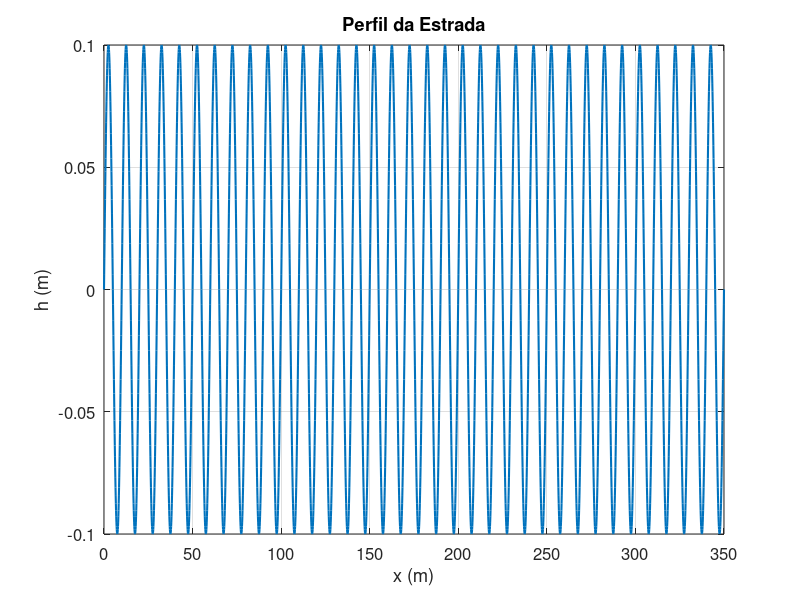
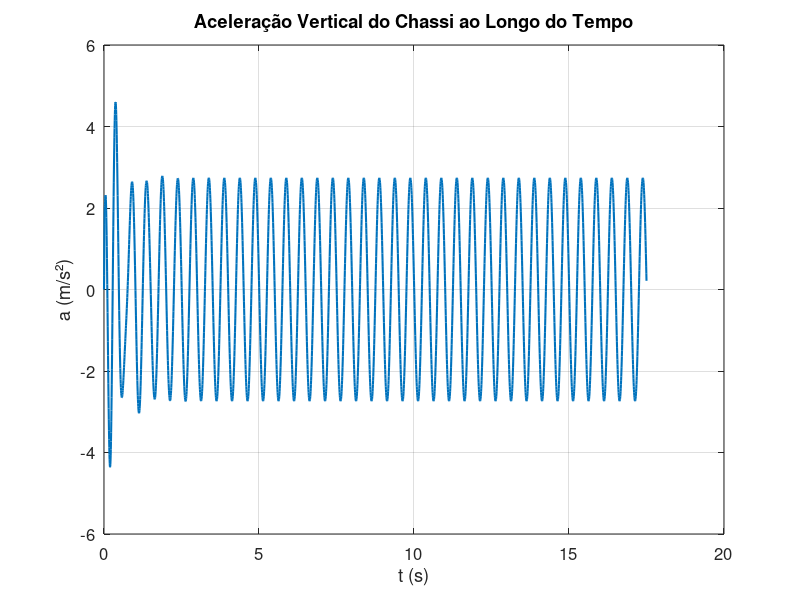
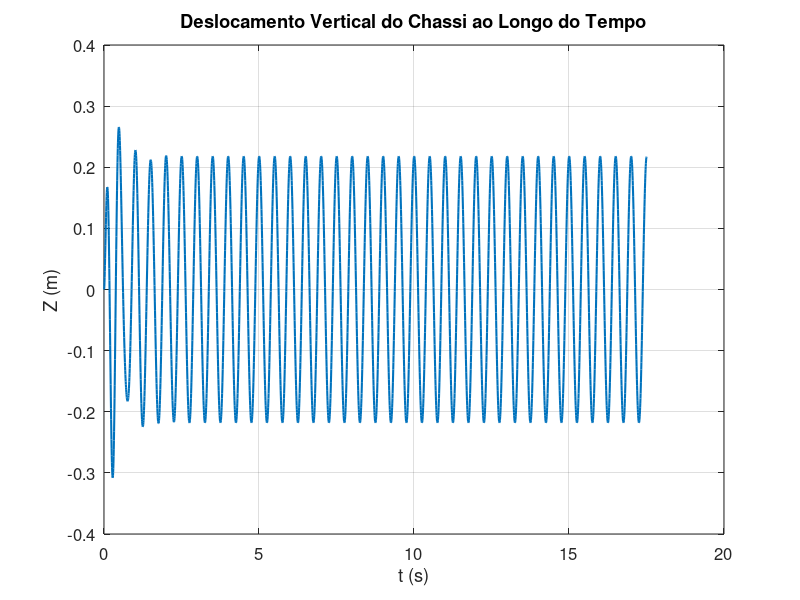
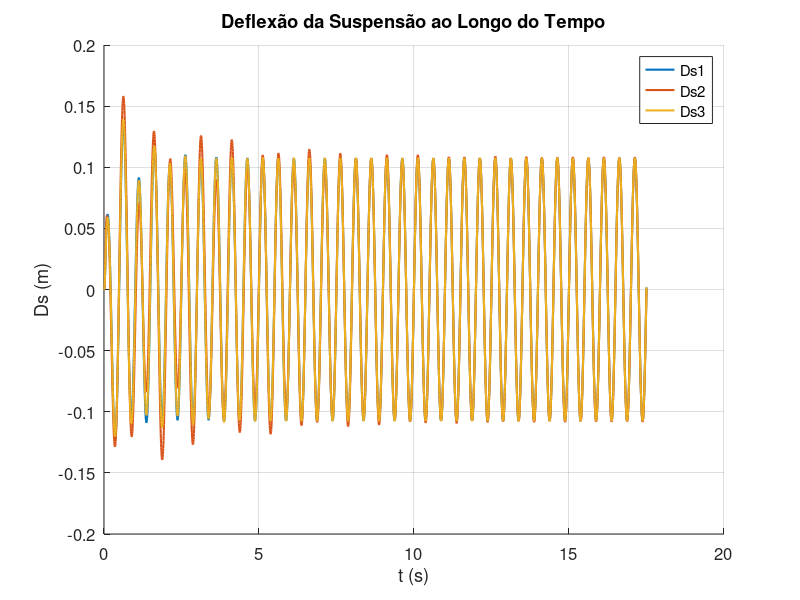

These charts were generated, in order, by the following MATLAB code: (Note: this script raises an error after producing the figures.)

 %===========================INSTITUTO MILITAR DE ENGENHARIA RJ===============================================
 %Autora: Andreza Barroco de Jesus
%Modelo computacional da VBTP GUARANI trafegando por obstáculo do tipo
%onda senoidal
%Realiza análise da dinâmica vertical e do conforto.
%Análise através de índices de conforto como aceleração RMS e VDV.
%Otimização por Enxame de Partículas PSO para os parâmetros de rigidez e
%amortecimento da suspensão do tipo MacPherson.
 %==========================================================================

close all;clear all;clc
disp(['Modelo computacional da VBTP GUARANI atravessando obstáculo tipo onda senoidal, ' ...
    'realizando otimização através do algoritmo de PSO'])

%% 1
%% ------------------MODELO DE PERFIL DO OBSTÁCULO----------------------
L = 350; % Comprimento total da estrada em metros
Bd = 0.1; % Passo de discretização em metros
% Intervalo de percurso observado (m)
x = 0:Bd:L; 
% Velocidade de percurso (m/s)
 v=20;
 % Tempo de percurso observado (s)
 t=x/v;
%% ------------------ DEFINIÇÃO DO PERFIL DO QUEBRA-MOLAS ----------------------
% Parâmetros do perfil senoidal
frequencia = 0.1; % Frequência da onda senoidal em ciclos por metro
amplitude = 0.1; % Amplitude da onda senoidal em metros (altura máxima)

% Geração do perfil senoidal da estrada
h = amplitude * sin(2 * pi * frequencia * x);

%% ------------------- CÁLCULO DA VELOCIDADE E ACELERAÇÃO DA ESTRADA -------------------
v_estrada = gradient(h, Bd); % Velocidade da estrada (m/s)
a_estrada = gradient(v_estrada, Bd); % Aceleração da estrada (m/s²)

%% ----------------- DADOS DO MODELO DO VEÍCULO ----------------------
ms = 14247.92 / 2; % Massa suspensa (kg)
mp = 415; % Massa não suspensa (kg)
kp = 1250000; % Rigidez do pneu (N/m)

% Parâmetros de otimização
k1 = 395000; % Rigidez suspensão dianteira
k2 = 550000; % Rigidez suspensão intermediária
k3 = 458000; % Rigidez suspensão traseira

br = 27692.4; % Coeficiente de amortecimento Rebound
bB = 10000; % Rigidez amortecimento Bump

a1 = 1.7746; % eixo dianteiro
a2 = 0.0746; % eixo intermediário 
a3 = 1.9254; % eixo traseiro

Iyy = 52729.5; %Inércia eixo y

% ------------- Resultado das respostas dinâmicas (Saídas) -----------------
                % Montar a matriz de estado
        A1 = [0 1 0 0; -(kp + k1) / mp -br / mp k1 / mp br / mp; 0 0 0 1; k1 / ms br / ms -k1 / ms -br / ms];
        A2 = [0 1 0 0; -(kp + k2) / mp -bB / mp k2 / mp bB / mp; 0 0 0 1; k2 / ms bB / ms -k2 / ms -bB / ms];
        A3 = [0 1 0 0; -(kp + k3) / mp -br / mp k3 / mp br / mp; 0 0 0 1; k3 / ms br / ms -k3 / ms -br / ms];
        A = A1 + A2 + A3;

        C1 = [k1 / ms br / ms -k1 / ms -br / ms; 1 0 -1 0; -kp 0 0 0];
        C2 = [k2 / ms bB / ms -k2 / ms -bB / ms; 1 0 -1 0; -kp 0 0 0];
        C3 = [k3 / ms br / ms -k3 / ms -br / ms; 1 0 -1 0; -kp 0 0 0];
        C = C1 + C2 + C3;

        B = [0; kp / mp; 0; 0];
        D = [0; 0; kp];

        %% ---------- Cálculo da solução com a Entrada Perfil de Estrada ------------
        sys1 = ss(A1, B, C1, D);
        y1 = lsim(sys1, h, t);
        sys2 = ss(A2, B, C2, D);
        y2 = lsim(sys2, h, t);
        sys3 = ss(A3, B, C3, D);
        y3 = lsim(sys3, h, t);

        sys = ss(A, B, C, D);
        y = lsim(sys, h, t);

        %% ------------- Resultado das respostas dinâmicas (Saídas) -----------------
        % Aceleração vertical do chassi (m/s)
        As = y(:, 1);
        aceleracao_rms = sqrt(mean(As.^2)); % Aceleração RMS
        a_rms_before = aceleracao_rms;
        %% ------------- Resultado das respostas dinâmicas (Saídas) -----------------
        % Deflexão da suspensão (m)
        Ds1 = y1(:, 2);
        Ds2 = y2(:, 2);
        Ds3 = y3(:, 2);
        
        % Força dinâmica da roda (N)
        F1 = y1(:, 3);
        F2 = y2(:, 3);
        F3 = y3(:, 3);


        disp ('Ds1,Ds2,Ds3')
        disp (max(Ds1))
        disp (max(Ds2))
        disp (max(Ds3))
        disp ('F1,F2,F3')
        disp (max(F1))
        disp (max(F2))
        disp (max(F3))
        disp('Aceleração')
        disp(max(As))

%% Gráficos de Força Dinâmica da Roda
figure(11) 
hold on;
plot(t, F1, 'DisplayName', 'F1', 'LineWidth', 1.5);
plot(t, F2, 'DisplayName', 'F2', 'LineWidth', 1.5);
plot(t, F3, 'DisplayName', 'F3', 'LineWidth', 1.5);
title('Força Dinâmica das Rodas ao Longo do Tempo');
xlabel('t (s)');
ylabel('F(N)');
legend('show');
grid on;

%% ------------------- GERAÇÃO DE GRÁFICOS -------------------------
%% Gráfico 3: Deslocamento Vertical do Chassi ao Longo do Tempo
Z_chassi = cumtrapz(t, As);  
figure(3)
plot(t, Z_chassi, 'LineWidth', 1.5);
title('Deslocamento Vertical do Chassi ao Longo do Tempo', 'FontSize', 14);
xlabel('t (s)', 'FontSize', 12);
ylabel('Z (m)', 'FontSize', 12);
grid on;
set(gca, 'FontSize', 12); % Aumenta o tamanho da fonte dos eixos

disp('Bounce')
disp(max(Z_chassi))
%% Gráfico 1: Perfil da Estrada
figure(1) 
plot(x, h, 'LineWidth', 1.5);
title('Perfil da Estrada','FontSize', 14);
xlabel('x (m)','FontSize', 12);
ylabel('h (m)','FontSize', 12);
grid on;
set(gca, 'FontSize', 12); % Aumenta o tamanho da fonte dos eixos

%% Gráfico 2: Aceleração do Chassi
figure(2) 
plot(t, As, 'LineWidth', 1.5);
title('Aceleração Vertical do Chassi ao Longo do Tempo','FontSize', 14);
xlabel('t (s)','FontSize', 12);
ylabel('a (m/s²)','FontSize', 12);
grid on;
set(gca, 'FontSize', 12); % Aumenta o tamanho da fonte dos eixos


%% Gráficos de Deflexão da Suspensão
figure(4) 
hold on;
plot(t, Ds1, 'DisplayName', 'Ds1', 'LineWidth', 1.5);
plot(t, Ds2, 'DisplayName', 'Ds2', 'LineWidth', 1.5);
plot(t, Ds3, 'DisplayName', 'Ds3', 'LineWidth', 1.5);
title('Deflexão da Suspensão ao Longo do Tempo','FontSize', 14);
xlabel('t (s)');
ylabel('Ds (m)');
legend('show');
grid on;
set(gca, 'FontSize', 12); % Aumenta o tamanho da fonte dos eixos

%% Gráfico do perfil da estrada
figure(7)
subplot(2,1,1);
plot(x, h);
title('Perfil da Estrada','FontSize', 14);
xlabel('x (m)','FontSize', 12);
ylabel('h (m)','FontSize', 12);
grid on;


%% Gráfico da aceleração da estrada
subplot(2,1,2);
plot(x, a_estrada);
title('Aceleração da Estrada','FontSize', 14);
xlabel('x (m)','FontSize', 12);
ylabel('a (m/s²)','FontSize', 12);
grid on;
% Ajuste do layout
sgtitle('Análise do Perfil e Aceleração da Estrada'); % Título geral
set(gca, 'FontSize', 12); % Aumenta o tamanho da fonte dos eixos

%% Pitch
% Calculando o momento de pitch com base nas forças nas suspensões
M_pitch = F1 * a1 + F2 * a2 + F3 * a3;  % Momentos devido às forças nas suspensões

% Calculando o ângulo de pitch em radianos
pitch_angle = M_pitch / Iyy;

% Plotar o ângulo de pitch
figure(123)
plot(t, pitch_angle);
xlabel('t (s)');
ylabel('θ (rad)','FontSize', 14);
title('Movimento de Pitch');
grid on;
set(gca, 'FontSize', 12); % Aumenta o tamanho da fonte dos eixos


%% Frequência
% Perfil do obstáculo
N = length(h); % Número de pontos no perfil da estrada
dx = L / N; % Intervalo entre os pontos 

% Aplicar a Transformada de Fourier ao perfil da estrada
H = fft(h); % FFT do perfil da estrada

% Frequências associadas ao perfil da estrada
frequencias = (0:N-1) / (N * dx); % Frequências espaciais

% Magnitude da Transformada de Fourier 
magnitudes = abs(H);

% Plotar a magnitude da transformada de Fourier
figure;
plot(frequencias, magnitudes);
title('Análise de Frequência do Perfil da Estrada');
xlabel('Frequência (ciclos por metro)');
ylabel('Magnitude');

% Frequência máxima no perfil da estrada (em ciclos por metro)
f_max_estrada = max(frequencias);

% Converter para Hz
f_max_estrada_Hz = (f_max_estrada * v) / L;

disp(['Frequência máxima de excitação (Hz): ', num2str(f_max_estrada_Hz)]);

% Frequência natural para cada suspensão
f1 = (1/(2*pi)) * sqrt(k1/ms); % Frequência da suspensão dianteira (Hz)
f2 = (1/(2*pi)) * sqrt(k2/ms); % Frequência da suspensão intermediária (Hz)
f3 = (1/(2*pi)) * sqrt(k3/ms); % Frequência da suspensão traseira (Hz)

disp(['Frequência natural da suspensão dianteira (Hz): ', num2str(f1)]);
disp(['Frequência natural da suspensão intermediária (Hz): ', num2str(f2)]);
disp(['Frequência natural da suspensão traseira (Hz): ', num2str(f3)]);

%% Parâmetros do assento
m_assento = 35; % Massa do assento (kg)
k_assento = 15000; % Rigidez do assento (N/m)
b_assento = 10000 ; % Amortecimento do assento (N.s/m)

% Parâmetros dos Segmentos
M_1 = 4.17;   % Massa da Cabeça e o Pescoço (kg)
M_2 = 15;     % Massa do Torso Superior (kg)
M_3 = 5.5;    % Massa do Torso Inferior (kg)
M_4 = 36;     % Massa das Coxas e Pélvis (kg)

B_1 = 310;    % Amortecimento do Pescoço (N.s/m)
B_2 = 909.1 + 200;  % Amortecimento do Torso Superior (N.s/m)
B_3 = 330;    % Amortecimento do Torso Inferior (N.s/m)
B_4 = 2475;   % Amortecimento das Coxas e Pélvis (N.s/m)

K_1 = 16699;  % Rigidez do Pescoço (N/m)
K_2 = 10000;  % Rigidez do Torso Superior (N/m)
K_3 = 20000;  % Rigidez do Torso Inferior (N/m)
K_4 = 49340;  % Rigidez das Coxas e Pélvis (N/m)

%% Matriz de estado para o sistema massa-mola-amortecedor (assento)
A_assento = [0 1; -k_assento/m_assento -b_assento/m_assento];
B_assento = [0; 1];
C_assento = [1 0]; % Saída: deslocamento do assento
D_assento = 0;
a_chassi = As;
% Criar sistema de espaço de estados
sys_assento = ss(A_assento, B_assento, C_assento, D_assento);


% Resolver a resposta dinâmica do assento usando a aceleração do chassi como entrada
Z_assento = lsim(sys_assento, m_assento * a_chassi, t);
t_span=t';

% Matrizes de Estado para Cada Segmento
A_1 = [0, 1; -K_1/M_1, -B_1/M_1];  % Matriz para a cabeça
A_2 = [0, 1; -K_2/M_2, -B_2/M_2];  % Matriz para o torso superior
A_3 = [0, 1; -K_3/M_3, -B_3/M_3];  % Matriz para o torso inferior
A_4 = [0, 1; -K_4/M_4, -B_4/M_4];  % Matriz para as coxas/pélvis

B_f_1 = [0; 1/M_1];  % Força aplicada no segmento 1 (cabeça)
B_f_2 = [0; 1/M_2];  % Força aplicada no segmento 2 (torso superior)
B_f_3 = [0; 1/M_3];  % Força aplicada no segmento 3 (torso inferior)
B_f_4 = [0; 1/M_4];  % Força aplicada no segmento 4 (coxa/pélvis)

% Definindo a matriz
C = [1, 0]; 
D = 0;      

% Sistema de Estado para Cada Segmento (utilizando o comando ss)
sys_1 = ss(A_1, B_f_1, C, D);  % Sistema para o segmento 1 (cabeça)
sys_2 = ss(A_2, B_f_2, C, D);  % Sistema para o segmento 2 (torso superior)
sys_3 = ss(A_3, B_f_3, C, D);  % Sistema para o segmento 3 (torso inferior)
sys_4 = ss(A_4, B_f_4, C, D);  % Sistema para o segmento 4 (coxa/pélvis)
x1 = lsim(sys_1, Z_assento, t_span);  % Resposta para o segmento 1 (cabeça)
x2 = lsim(sys_2, Z_assento, t_span);  % Resposta para o segmento 2 (torso superior)
x3 = lsim(sys_3, Z_assento, t_span);  % Resposta para o segmento 3 (torso inferior)
x4 = lsim(sys_4, Z_assento, t_span);  % Resposta para o segmento 4  (coxa/pélvis)

% Extrair a deflexão e a aceleração 
deflexao1 = x1(:, 1);  % Deflexão da cabeça
deflexao2 = x2(:, 1);  % Deflexão do torso superior
deflexao3 = x3(:, 1);  % Deflexão do torso inferior
deflexao4 = x4(:, 1);  % Deflexão das coxas/pélvis

figure
plot(t, deflexao1, t, deflexao2, t, deflexao3, t, deflexao4);
title('Deflexão dos Segmentos do Corpo');
legend('Cabeça', 'Torso Superior', 'Torso Inferior', 'Coxas/Pélvis');
grid on
xlabel('t (s)');
ylabel('D (m)');

%% Encontrar o máximo deslocamento de cada parte
max_deslocamento_cabeca = max(deflexao1);
max_deslocamento_torso_superior = max(deflexao2);
max_deslocamento_torso_inferior = max(deflexao3);
max_deslocamento_pernas = max(deflexao4);

% Exibir os máximos deslocamentos
disp(['Máximo Deslocamento da Cabeça: ', num2str(max_deslocamento_cabeca), ' m']);
disp(['Máximo Deslocamento do Torso Superior: ', num2str(max_deslocamento_torso_superior), ' m']);
disp(['Máximo Deslocamento do Torso Inferior: ', num2str(max_deslocamento_torso_inferior), ' m']);
disp(['Máximo Deslocamento das Pernas: ', num2str(max_deslocamento_pernas), ' m']);

%% PSO PARAMETERS
n_particles = 30; % Número de partículas
n_iterations = 100; % Número de iterações
max_iter = n_iterations;
lower_bound = [200000, 200000, 200000, 10000, 10000]; % Limites inferiores
upper_bound = [800000, 800000, 800000, 50000, 50000]; % Limites superiores
dim = length(lower_bound); % Dimensões do espaço de busca (k1, k2, k3, br, bB)

%% Antes da otimização
% Inicialização das partículas
positions = lower_bound + (upper_bound - lower_bound) .* rand(n_particles, dim);
velocities = zeros(n_particles, dim);
personal_best_positions = positions;
personal_best_scores = inf(n_particles, 1);
global_best_score = inf;
global_best_position = zeros(1, dim);

% Parâmetros definidos
w1 = 0.5;  
w2 = 0.5;  
C1 = 2; % 1 a 2
C2 = 2;

%% Loop de iterações do PSO
for iter = 1:n_iterations
    % Cálculo do Fitness Final para cada partícula
    for i = 1:n_particles
max_distance = norm([500000, 500000, 500000, 25000, 25000] - upper_bound);

% Cálculo do fitness inicial
fitness_final_a = sum((positions(i, :) - [500000, 500000, 500000, 25000, 25000]).^2) / max_distance;
fitness_final = w1*fitness_final_a+w2*a_rms_before;

        % Avaliação da função de fitness da partícula
        if fitness_final < personal_best_scores(i)
            personal_best_scores(i) = fitness_final;
            personal_best_positions(i, :) = positions(i, :);
        end

        if fitness_final < global_best_score
            global_best_score = fitness_final;
            global_best_position = positions(i, :);
        end
    end

    % Atualização das velocidades e posições
    for i = 1:n_particles
        r1 = rand(1, dim);
        r2 = rand(1, dim);
        velocities(i, :) = 0.5 * velocities(i, :) + ...
            C1 * r1 .* (personal_best_positions(i, :) - positions(i, :)) + ...
            C2 * r2 .* (global_best_position - positions(i, :));
        positions(i, :) = positions(i, :) + velocities(i, :);

        % Verificação dos limites
        positions(i, :) = max(min(positions(i, :), upper_bound), lower_bound);
    end

    %% Definindo as matrizes K1, K2 e Z
    k1_range = unique(positions(:, 1)); 
    k2_range = unique(positions(:, 2)); 
    [K1, K2] = meshgrid(k1_range, k2_range); 
    Z = griddata(positions(:, 1), positions(:, 2), positions(:, 3), K1, K2); 

    % Gráfico de Superfície
    figure(81);
    surf(K1, K2, Z); 
    title('Superfície das Posições das Partículas', 'FontSize', 14);
    xlabel('k1', 'FontSize', 12); ylabel('k2', 'FontSize', 12); zlabel('k3', 'FontSize', 12);
    shading interp; 
    colorbar; 
    drawnow;
end

% Exibição dos resultados antes da otimização
disp('Comparativo dos resultados antes da otimização:');
disp(['Melhor score antes: ', num2str(global_best_score)]);
disp(['Melhor posição antes: ', num2str(global_best_position)]);
disp(['Aceleração RMS antes: ', num2str(a_rms_before)]);

% Valores otimizados da suspensão
k1_opt = global_best_position(1);
k2_opt = global_best_position(2);
k3_opt = global_best_position(3);
br_opt = global_best_position(4);
bB_opt = global_best_position(5);

A1_opt = [0 1 0 0; -(kp+k1_opt)/mp -br_opt/mp k1_opt/mp br_opt/mp; 0 0 0 1; k1_opt/ms br_opt/ms -k1_opt/ms -br_opt/ms];
A2_opt = [0 1 0 0; -(kp+k2_opt)/mp -bB_opt/mp k2_opt/mp bB_opt/mp; 0 0 0 1; k2_opt/ms bB_opt/ms -k2_opt/ms -bB_opt/ms];
A3_opt = [0 1 0 0; -(kp+k3_opt)/mp -br_opt/mp k3_opt/mp br_opt/mp; 0 0 0 1; k3_opt/ms br_opt/ms -k3_opt/ms -br_opt/ms];
A_opt = A1_opt + A2_opt + A3_opt;

sys_opt = ss(A_opt, [0; kp/mp; 0; 0], [k1_opt/ms br_opt/ms -k1_opt/ms -br_opt/ms], 0);
y_opt = lsim(sys_opt, h, t);

As_opt = y_opt(:, 1); % Aceleração vertical após otimização
a_rms_after = rms(As_opt); % Cálculo da aceleração RMS após otimização

        disp('Aceleração Otimizada')
        disp(max(As_opt))

% Frequência natural para cada suspensão
f1_opt = (1/(2*pi)) * sqrt(k1_opt/ms); % Frequência da suspensão dianteira (Hz)
f2_opt = (1/(2*pi)) * sqrt(k2_opt/ms); % Frequência da suspensão intermediária (Hz)
f3_opt = (1/(2*pi)) * sqrt(k3_opt/ms); % Frequência da suspensão traseira (Hz)

disp(['Frequência natural da suspensão dianteira (Hz): ', num2str(f1_opt)]);
disp(['Frequência natural da suspensão intermediária (Hz): ', num2str(f2_opt)]);
disp(['Frequência natural da suspensão traseira (Hz): ', num2str(f3_opt)]);

% Parâmetros definidos
w1 = 0.5;  
w2 = 0.5;  
C1 = 2; % 1 a 2
C2 = 2;  

% Fitness Final 
fitness_final_opt = w1 * fitness_final + w2 * a_rms_after;   

% Inicialização das partículas
positions_opt = lower_bound + (upper_bound - lower_bound) .* rand(n_particles, dim);
velocities_opt = zeros(n_particles, dim);
personal_best_positions_opt = positions;
personal_best_scores_opt = inf(n_particles, 1);
global_best_score_opt = inf;
global_best_position_opt = zeros(1, dim);

for i = 1:n_particles
    % Avaliação da função de fitness da partícula
    if fitness_final_opt < personal_best_scores_opt(i)
        personal_best_scores_opt(i) = fitness_final_opt;
        personal_best_positions_opt(i, :) = positions_opt(i, :);
    end

    if fitness_final_opt < global_best_score_opt
        global_best_score_opt = fitness_final_opt;
        global_best_position_opt = positions_opt(i, :);
    end
end

% Atualização das velocidades e posições
for i = 1:n_particles
    r1 = rand(1, dim);
    r2 = rand(1, dim);
    velocities_opt(i, :) = 0.5 * velocities_opt(i, :) + ...
        C1 * r1 .* (personal_best_positions_opt(i, :) - positions_opt(i, :)) + ...
        C2 * r2 .* (global_best_position_opt - positions_opt(i, :));
    positions_opt(i, :) = positions_opt(i, :) + velocities_opt(i, :);

    % Verificação dos limites
    positions_opt(i, :) = max(min(positions_opt(i, :), upper_bound), lower_bound);

    %% Visualização das partículas ao longo do tempo
    if mod(i, 10) == 0 
        % Definindo os limites para o gráfico
        k1_range_opt = unique(positions_opt(:, 1)); 
        k2_range_opt = unique(positions_opt(:, 2));
        [K1_opt, K2_opt] = meshgrid(k1_range_opt, k2_range_opt); 
        Z_opt = griddata(positions_opt(:, 1), positions_opt(:, 2), positions_opt(:, 3), K1_opt, K2_opt); 

        % Gráfico de Superfície (surf)
        figure(89);
        surf(K1_opt, K2_opt, Z_opt); % Plota a superfície
        title('Superfície das Posições das Partículas Após Otimização','FontSize', 14);
        xlabel('k1','FontSize', 12); ylabel('k2','FontSize', 12); zlabel('k3','FontSize', 12);
        shading interp; 
        colorbar; 
    end
end

%% Exibição dos resultados após a otimização
disp('Comparativo dos resultados após a otimização:');
disp(['Melhor score após: ', num2str(global_best_score_opt)]);
disp(['Melhor posição após: ', num2str(global_best_position_opt)]);
disp(['Aceleração RMS após: ', num2str(a_rms_after)]);


%% Inicialização dos parâmetros
max_iter = n_iterations;
global_best_score_opt = inf; 
global_best_position = zeros(1, 5); 
convergence = zeros(max_iter, 1); 

% Inicializando as partículas e suas posições
positions = rand(n_particles, 5); 
velocities = zeros(n_particles, 5); 

% Função de fitness 
fitness_func = @(x) sum((x - [500000, 500000, 500000, 25000, 25000]).^2);

%% Iniciando o loop de iteração
for iter = 1:max_iter
    for i = 1:n_particles
        % Atualiza a posição e a velocidade das partículas 
        velocities(i, :) = 0.5 * velocities(i, :) + 1.5 * rand(1, 5) .* (positions(i, :) - global_best_position);
        positions(i, :) = positions(i, :) + velocities(i, :);
        
        % Limita as posições das partículas para dentro de limites específicos
        positions(i, :) = max(min(positions(i, :), [1000000, 1000000, 1000000, 50000, 50000]), [0, 0, 0, 0, 0]);
        
        % Calcula o fitness da partícula
        fitness_value = fitness_func(positions(i, :));
        
        % Atualiza o melhor score global e a melhor posição global se necessário
        if fitness_value < global_best_score_opt
            global_best_score_opt = fitness_value;
            global_best_position = positions(i, :); % Armazena a posição que obteve o melhor fitness
        end
    end
    
    % Armazena o melhor fitness global a cada iteração
    convergence(iter) = global_best_score_opt;
end

%% Plot da Convergência
figure;
plot(1:max_iter, convergence, 'LineWidth', 2);
title('Convergência do PSO');
xlabel('Iterações');
ylabel('Melhor Fitness Global');
grid on;

%% Visualização das Posições das Partículas
figure;
plot3(positions(:, 1), positions(:, 2), positions(:, 3), 'o');
title('Posições das Partículas');
xlabel('k1');
ylabel('k2');
zlabel('k3');
grid on;

%% Atualização dos gráficos de comparação
figure (15)
hold on;
plot( t, As, 'b','LineWidth', 1.5, 'DisplayName', 'Antes da Otimização');
plot( t, As_opt, 'r','LineWidth', 1.3, 'DisplayName', 'Após a Otimização');
title('Comparação da Aceleração Vertical Antes e Após Otimização', 'FontSize', 14);
xlabel('t (s)', 'FontSize', 12);
ylabel('a (m/s²)', 'FontSize', 12);
legend('show');
hold off;
grid on;
set(gca, 'FontSize', 12); % Aumenta o tamanho da fonte dos eixos

%% Matriz de estado para o sistema massa-mola-amortecedor (assento)
A_assento = [0 1; -k_assento/m_assento -b_assento/m_assento];
B_assento = [0; 1];
C_assento = [1 0]; % Saída: deslocamento do assento
D_assento = 0;
a_chassi_opt = As_opt;
% Criar sistema de espaço de estados
sys_assento = ss(A_assento, B_assento, C_assento, D_assento);

% Resolver a resposta dinâmica do assento usando a aceleração do chassi como entrada
Z_assento_opt = lsim(sys_assento, m_assento * a_chassi_opt, t);
t_span=t';

% Matrizes de Estado para Cada Segmento
A_1 = [0, 1; -K_1/M_1, -B_1/M_1];  % Matriz para a cabeça
A_2 = [0, 1; -K_2/M_2, -B_2/M_2];  % Matriz para o torso superior
A_3 = [0, 1; -K_3/M_3, -B_3/M_3];  % Matriz para o torso inferior
A_4 = [0, 1; -K_4/M_4, -B_4/M_4];  % Matriz para as coxas/pélvis

B_f_1 = [0; 1/M_1];  % Força aplicada no segmento 1 (cabeça)
B_f_2 = [0; 1/M_2];  % Força aplicada no segmento 2 (torso superior)
B_f_3 = [0; 1/M_3];  % Força aplicada no segmento 3 (torso inferior)
B_f_4 = [0; 1/M_4];  % Força aplicada no segmento 4 (coxa/pélvis)

% Definindo a matriz 
C = [1, 0];  
D = 0;       

% Sistema de Estado para Cada Segmento (utilizando o comando ss)
sys_1_opt = ss(A_1, B_f_1, C, D);  % Sistema para o segmento 1 (cabeça)
sys_2_opt = ss(A_2, B_f_2, C, D);  % Sistema para o segmento 2 (torso superior)
sys_3_opt = ss(A_3, B_f_3, C, D);  % Sistema para o segmento 3 (torso inferior)
sys_4_opt = ss(A_4, B_f_4, C, D);  % Sistema para o segmento 4 (coxa/pélvis)

x1_opt = lsim(sys_1_opt, Z_assento_opt, t_span);  % Resposta para o segmento 1 (cabeça)
x2_opt = lsim(sys_2_opt, Z_assento_opt, t_span);  % Resposta para o segmento 2 (torso superior)
x3_opt = lsim(sys_3_opt, Z_assento_opt, t_span);  % Resposta para o segmento 3 (torso inferior)
x4_opt = lsim(sys_4_opt, Z_assento_opt, t_span);  % Resposta para o segmento 4 (coxa/pélvis)

%% Extrair a deflexão e a aceleração 
deflexao1_opt = x1_opt(:, 1);  % Deflexão da cabeça
deflexao2_opt = x2_opt(:, 1);  % Deflexão do torso superior
deflexao3_opt = x3_opt(:, 1);  % Deflexão do torso inferior
deflexao4_opt = x4_opt(:, 1);  % Deflexão das coxas/pélvis

figure
plot(t, deflexao1_opt, t, deflexao2_opt, t, deflexao3_opt, t, deflexao4_opt);
title('Deflexão dos Segmentos do Corpo Otimizado');
legend('Cabeça', 'Torso Superior', 'Torso Inferior', 'Coxas/Pélvis');
grid on
xlabel('t (s)');
ylabel('D (m)');

%% Encontrar o máximo deslocamento de cada parte
max_deslocamento_cabeca_opt = max(deflexao1_opt);
max_deslocamento_torso_superior_opt = max(deflexao2_opt);
max_deslocamento_torso_inferior_opt = max(deflexao3_opt);
max_deslocamento_pernas_opt = max(deflexao4_opt);

% Exibir os máximos deslocamentos
disp(['Máximo Deslocamento da Cabeça Após Otimização: ', num2str(max_deslocamento_cabeca_opt), ' m']);
disp(['Máximo Deslocamento do Torso Superior Após Otimização: ', num2str(max_deslocamento_torso_superior_opt), ' m']);
disp(['Máximo Deslocamento do Torso Inferior Após Otimização: ', num2str(max_deslocamento_torso_inferior_opt), ' m']);
disp(['Máximo Deslocamento das Pernas Após Otimização: ', num2str(max_deslocamento_pernas_opt), ' m']);


%% Lógica condicional para determinar a categoria de conforto
% Análise de Conforto para Aceleração RMS 
        if a_rms_before < 0.315
            disp('Confortável') 
        elseif a_rms_before >= 0.315 && a_rms_before  < 0.63
            disp('Um pouco desconfortável') 
        elseif  a_rms_before  >= 0.5 && a_rms_before < 1
        disp ('Relativamente desconfortável') ;
            elseif a_rms_before >= 0.8 && a_rms_before < 1.6
        disp ('Desconfortável') ;
    elseif a_rms_before >= 1.25 &&  a_rms_before < 2.5
        disp('Muito desconfortável') ;
    else
        disp ('Extremamente desconfortável') ;
    end

 % Análise de Conforto para Aceleração RMS Após Otimização
        if a_rms_after < 0.315
            disp('Confortável') 
        elseif a_rms_after  >= 0.315 && a_rms_after   < 0.63
            disp('Um pouco desconfortável') 
        elseif a_rms_after   >= 0.5 &&  a_rms_after < 1
        disp ('Relativamente desconfortável') ;
        elseif a_rms_after  >= 0.8 && a_rms_after < 1.6
        disp ('Desconfortável') ;
    elseif a_rms_after  >= 1.25 &&  a_rms_after < 2.5
        disp('Muito desconfortável') ;
    else
        disp ('Extremamente desconfortável') ;
        end   


%% Apresentação VDV
    t1=t(:);    
delta_t = diff(t1);  

% Número de pontos de amostragem
nv = length(As);

% Calcular o VDV usando a fórmula
VDV = (sum((As(1:end-1) .* delta_t) .^ 4))^(1/4);

% Exibir o VDV calculado
disp(['Valor de Dose de Vibração (VDV): ', num2str(VDV), ' m/s^2']);

t1=t(:);

% Calcular o intervalo de tempo
delta_t = diff(t1);

% Número de pontos de amostragem
nvv = length(As_opt);

% Calcular o VDV otimizado
VDV_opt = (sum((As_opt(1:end-1) .* delta_t) .^ 4))^(1/4);

% Exibir o VDV calculado
disp(['Valor de Dose de Vibração (VDV) após otimização: ', num2str(VDV_opt), ' m/s^2']);


%% Gráfico de Convergência do PSO
figure;
plot(1:max_iter, convergence, 'LineWidth', 2);
title('Convergência do PSO');
xlabel('Iterações');
ylabel('Melhor Fitness Global');
grid on;

%% Gráficos Deflexão
figure
plot(t, deflexao1, 'LineWidth', 1.5);
hold on;
plot(t, deflexao1_opt, '--', 'LineWidth', 1.5);
title('Deslocamento da Cabeça');
xlabel('t (s)');
ylabel('D (m)');
legend('Calculado', 'Otimizado');
grid on;

% Comparação do deslocamento do torso superior
figure
plot(t, deflexao2, 'LineWidth', 1.5);
hold on;
plot(t, deflexao2_opt, '--', 'LineWidth', 1.5);
title('Deslocamento do Torso Superior');
xlabel('t (s)');
ylabel('D (m)');
legend('Calculado', 'Otimizado');
grid on;

% Comparação do deslocamento do torso inferior
figure
plot(t, deflexao3, 'LineWidth', 1.5);
hold on;
plot(t, deflexao3_opt, '--', 'LineWidth', 1.5);
title('Deslocamento do Torso Inferior');
xlabel('t (s)');
ylabel('D (m)');
legend('Calculado', 'Otimizado');
grid on;

% Comparação do deslocamento das pernas
figure
plot(t, deflexao4, 'LineWidth', 1.5);
hold on;
plot(t, deflexao4_opt, '--', 'LineWidth', 1.5);
title('Deslocamento das Pernas');
xlabel('t (s)');
ylabel('D (m)');
legend('Calculado', 'Otimizado');
grid on;

%% Respostas escritas
disp('antes');
disp(k1);
disp(k2);
disp(k3);
disp(br);
disp(bB);
disp ('otimizados');
disp(k1_opt);
disp(k2_opt);
disp(k3_opt);
disp(br_opt);
disp(bB_opt);
disp('máximo angulo pitch');
disp(max(pitch_angle));
disp('n particulas');
disp(n_particles);
disp('n iterações');
disp(n_iterations);